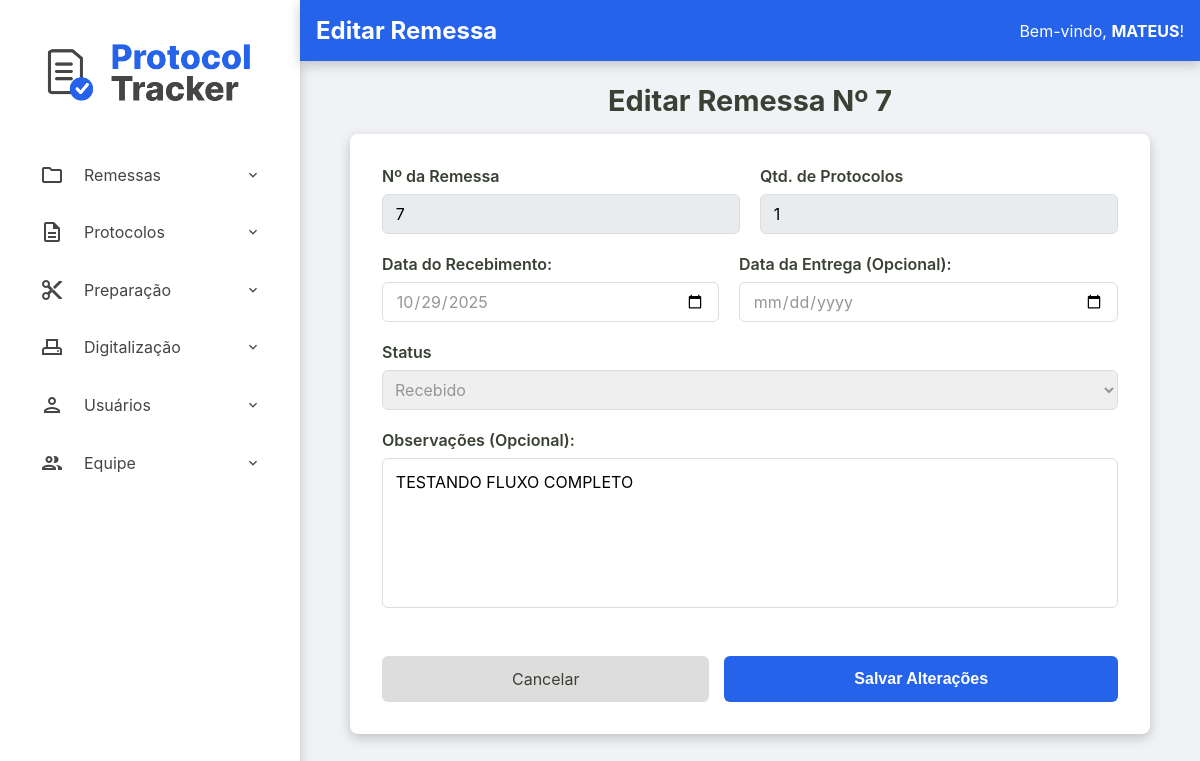
Before: /admin/remessas/editar-remessa?id=c62659b6-44cd-419f-b0b3-21374d2135ff (signed in) with the older database file.
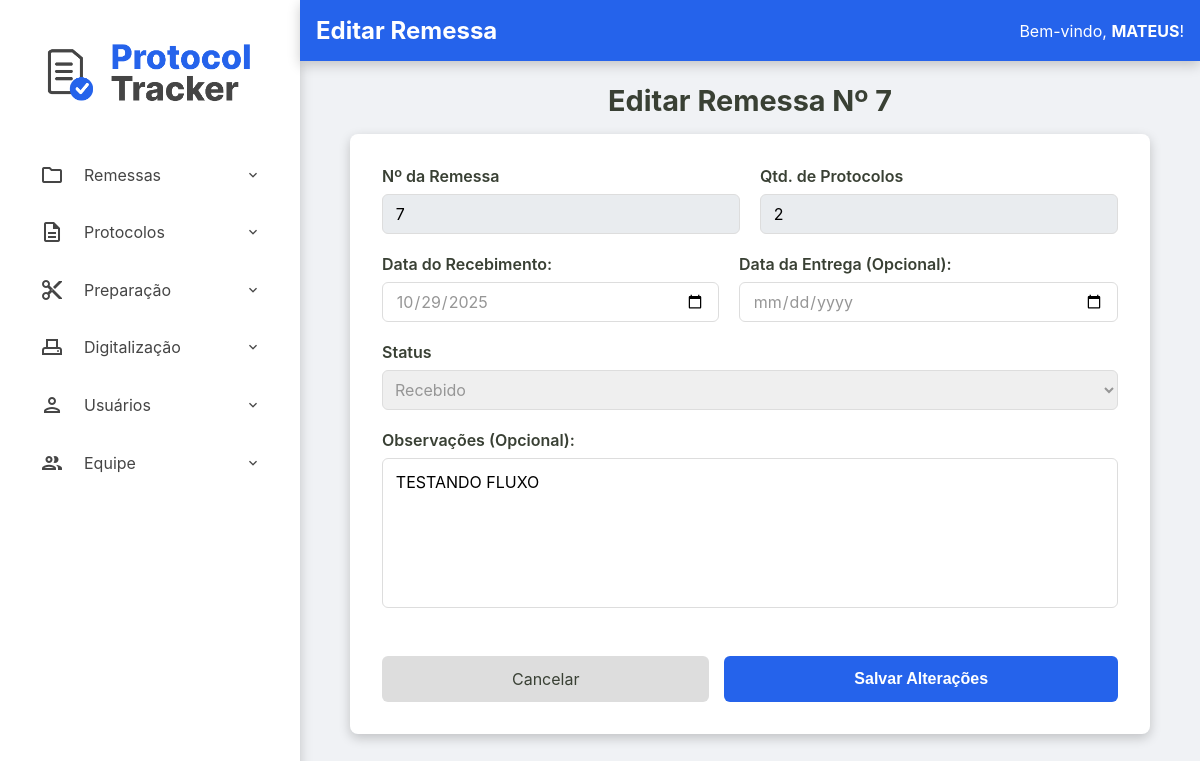
After: the same page with the newer database file.
### tables this page shows
CREATE TABLE remessas (
    numero_remessa INTEGER PRIMARY KEY, -- SQLite vai gerenciar o autoincremento aqui
    id TEXT NOT NULL UNIQUE, -- Seu ID de texto continua sendo obrigatório e único
    data_recebimento TEXT NOT NULL,
    data_entrega TEXT NULL,
    status TEXT NOT NULL DEFAULT 'RECEBIDO',
    quantidade_protocolos INTEGER NULL CHECK (quantidade_protocolos >= 0),
    id_administrador INTEGER NOT NULL,
    observacoes TEXT NULL,
    FOREIGN KEY (id_administrador) REFERENCES usuarios (id)
  );

### src/Controller/Admin/RemessaController.php (called while the page is built, shortened)
<?php
class RemessaController
{
    public function exibirEditarRemessa(?string $erro = null)
    {
        try {
            $id = $_GET['id'] ?? null;
            $remessa = $this->remessaRepository->findById($id);
            require __DIR__ . '/../../../templates/admin/editar-remessa.php';
        } catch (Exception $e) {
            $this->exibirRemessas($e->getMessage());
        }
    }
}

### src/Repository/RemessaRepository.php (called while the page is built, shortened)
<?php
class RemessaRepository implements RemessaRepositoryInterface
{
    private PDO $connection;
    public function __construct(PDO $connection)
    {
        $this->connection = $connection;
    }
    public function findById(string $id): ?Remessa
    {
        $sqlQuery = "SELECT * FROM remessas WHERE id = :id;";
        $stmt = $this->connection->prepare($sqlQuery);
        $stmt->bindValue(':id', $id);
        $stmt->execute();
        $dadosRemessa = $stmt->fetch();
        return Remessa::fromArray($dadosRemessa);
    }
}

### src/Model/Remessa.php (called while the page is built, shortened)
<?php
class Remessa {
    public function getNumeroRemessa(): int { return $this->numero_remessa; }
    public function getDataRecebimento(): DateTimeImmutable { return $this->data_recebimento; }
    public function getDataEntrega(): ?DateTimeImmutable { return $this->data_entrega; }
    public function getStatus(): string { return $this->status; }
    public function getQuantidadeProtocolos(): ?int { return $this->quantidade_protocolos; }
    public function getObservacoes(): ?string { return $this->observacoes; }
    public static function fromArray(array $array): self
    {
        try {
            $data_recebimento = new DateTimeImmutable($array['data_recebimento']);
            $data_entrega = isset($array['data_entrega']) ? new DateTimeImmutable($array['data_entrega']) : null;
        } catch (Exception $e) {
            throw new Exception("Falha ao criar data");
        }
        return new self(
            $array['id'],
            (int) $array['numero_remessa'] ?? null,
            $data_recebimento,
            $data_entrega,
            $array['status'],
            isset($array['quantidade_protocolos']) ? (int)$array['quantidade_protocolos'] : null,
            (int)$array['id_administrador'],
            $array['observacoes'] ?? null
        );
    }
}

### templates/admin/editar-remessa.php (the view, shortened to what this page needs)
<?php require __DIR__ . '/../components/_header.php'; ?>
<h2>Editar Remessa Nº <?= htmlspecialchars($remessa->getNumeroRemessa()) ?></h2>
    <form action="/admin/remessas/editar-remessa" method="post" class="protocolo-form">
    <div class="form-row">
        <div class="form-group">
            <label for="numero_remessa">Nº da Remessa</label>
            <input
                type="text"
                id="numero_remessa"
                name="numero_remessa"
                value="<?= htmlspecialchars($remessa->getNumeroRemessa()) ?>"
                readonly
                style="background-color: #e9ecef;"
            >
        </div>
        <div class="form-group">
            <label for="quantidade_protocolos">Qtd. de Protocolos</label>
            <input
                type="text"
                id="quantidade_protocolos"
                name="quantidade_protocolos"
                value="<?= htmlspecialchars($remessa->getQuantidadeProtocolos() ?? 0) ?>"
                readonly
                style="background-color: #e9ecef;"
            >
        </div>
    </div>
    <div class="form-row">
        <div class="form-group">
            <label for="data_recebimento">Data do Recebimento:</label>
            <input
                type="date"
                id="data_recebimento"
                name="data_recebimento"
                value="<?= $remessa->getDataRecebimento() ? $remessa->getDataRecebimento()->format('Y-m-d') : '' ?>"
                required
            >
        </div>
        <div class="form-group">
            <label for="data_entrega">Data da Entrega (Opcional):</label>
            <input
                type="date"
                id="data_entrega"
                name="data_entrega"
                value="<?= $remessa->getDataEntrega() ? $remessa->getDataEntrega()->format('Y-m-d') : '' ?>"
            >
        </div>
    </div>
    <div class="form-group">
        <label for="status">Status</label>
        <select id="status" name="status" required>
            <option value="RECEBIDO" <?= ($remessa->getStatus() === 'RECEBIDO') ? 'selected' : '' ?>>Recebido</option>
        </select>
    </div>
    <div class="form-group">
        <label for="observacoes">Observações (Opcional):</label>
        <textarea id="observacoes" name="observacoes" rows="3"><?= htmlspecialchars($remessa->getObservacoes() ?? '') ?></textarea>
    </div>
    <div class="form-actions-edit">
        <a href="/admin/remessas/visualizar-remessas" class="btn-cancelar">Cancelar</a>
        <button type="submit" class="btn-salvar">Salvar Alterações</button>
    </div>
</form>
<?php require __DIR__ . '/../components/_footer.php'; ?>

Changed rows visible on the page:
changed remessas "Recebido": quantidade_protocolos "1" → "2"; observacoes "TESTANDO FLUXO COMPLETO" → "TESTANDO FLUXO"
